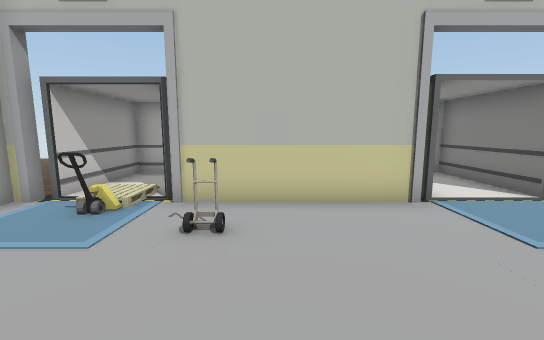
View 1 (above)

19 first-person views from a walk through a Unity game level. The camera is 1.3 m above the floor, tilts 8° down and sees 90° across. The floor is counted in squares, 0.9 m on a side. Each view is taken from the middle of a square. On the plan, view 1 faces up. The plan holds only what a view shows up to about 14 squares ahead; the rest is blank. The place goes on beyond the plan. The player is left out.

View 2
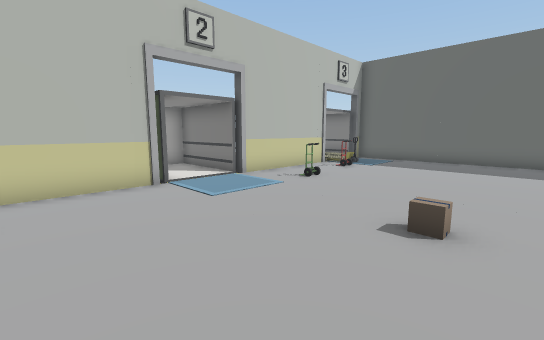

View 3
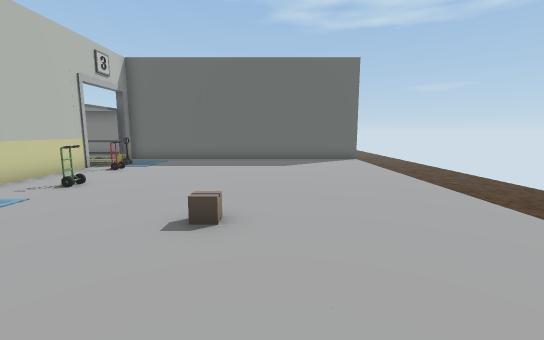

View 4
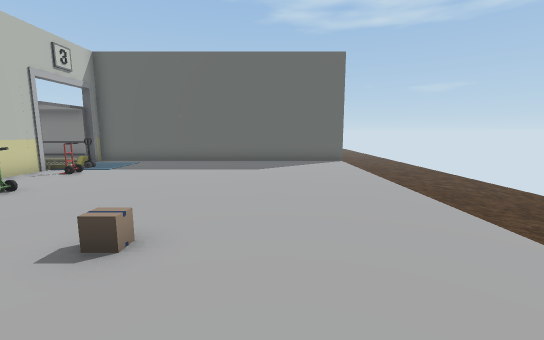

View 5
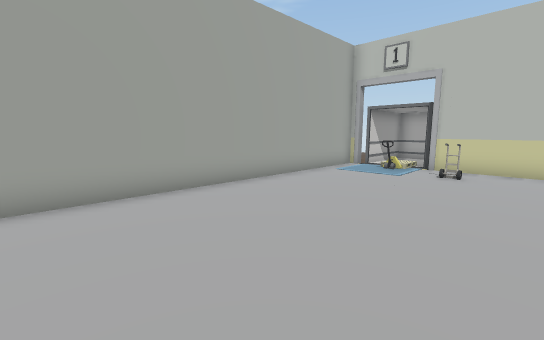

View 6
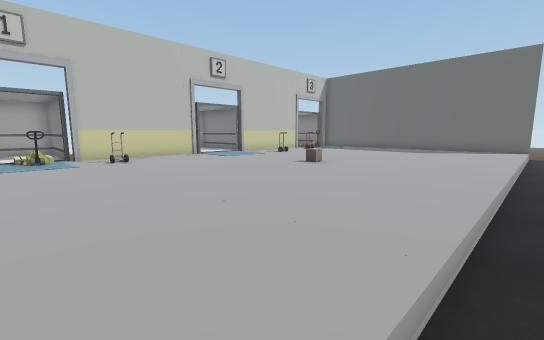

View 7
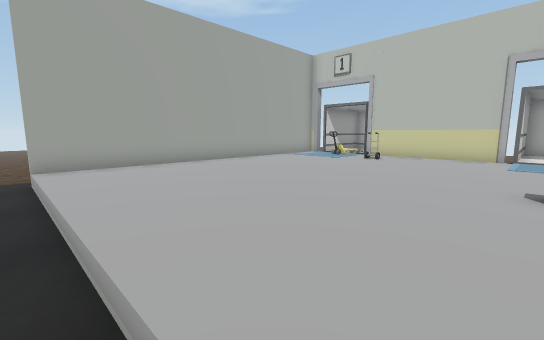

View 8
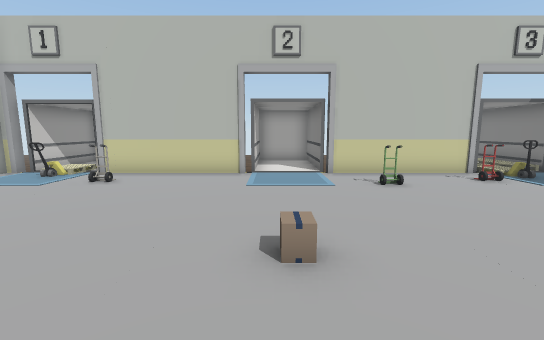

View 9
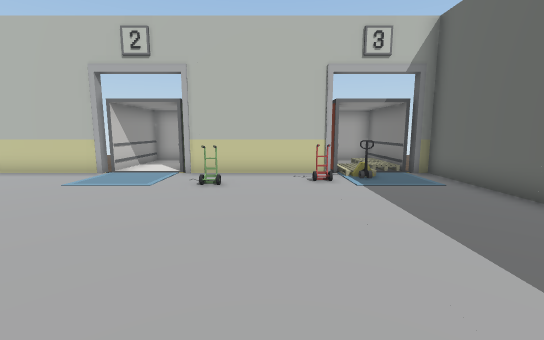

View 10
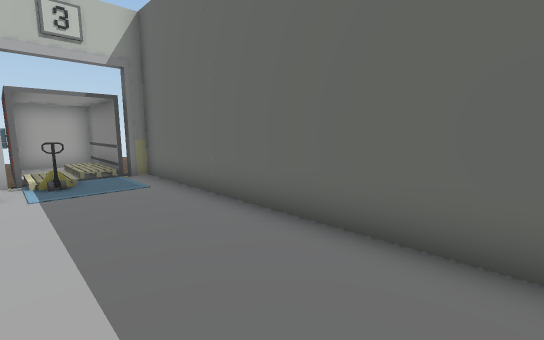

View 11
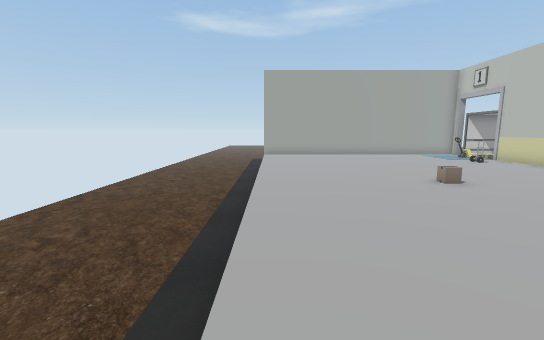

View 12
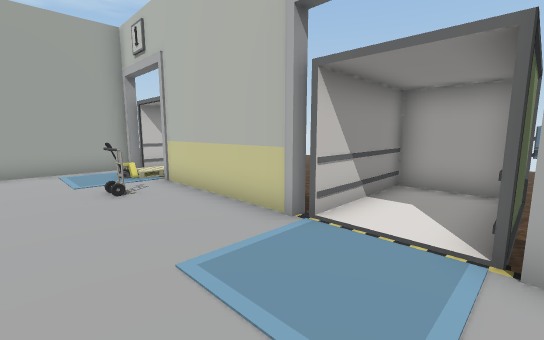

View 13
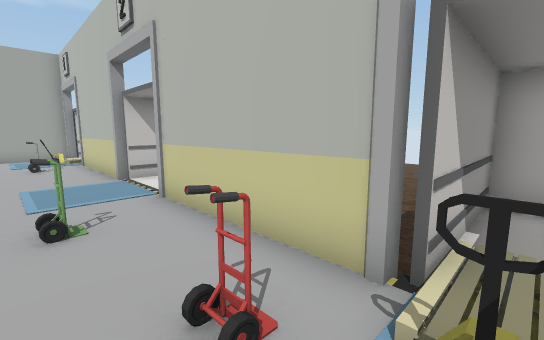

View 14
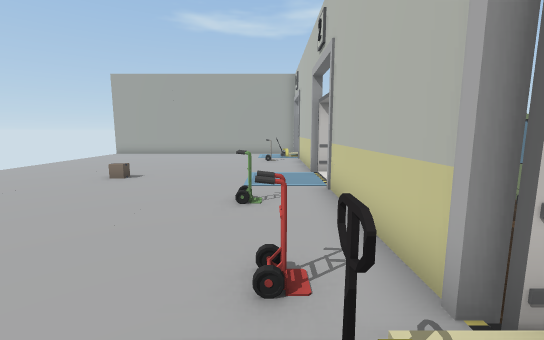

View 15
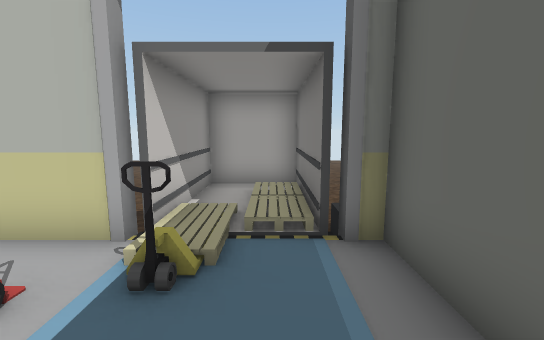

View 16
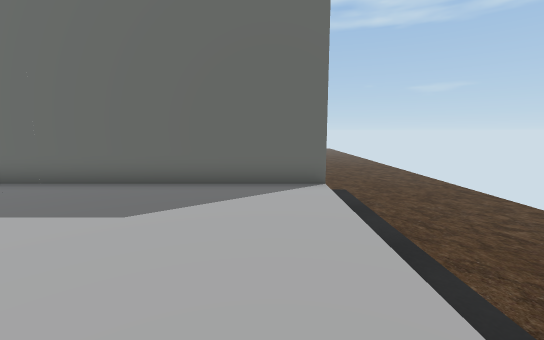

View 17
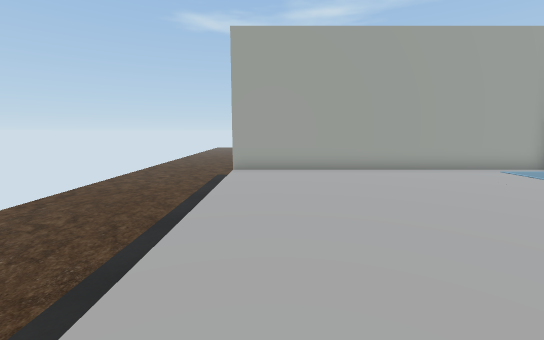

View 18
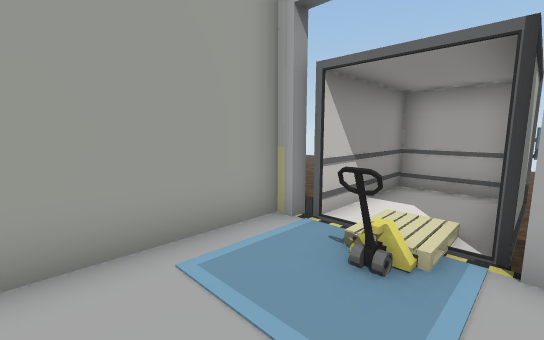

View 19
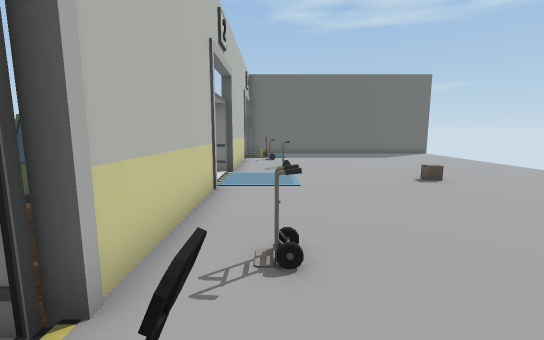

### Floor plan
Key: @ floor where view 1 was taken; # wall or solid block; x gap in a wall; . main floor; - floor 0.25 m lower than the main floor; / step, stairs or slope; = window, fence, low wall or low ledge; v drop or lower ground; P pallet; O other object.
Columns run from 7 left of view 1 to 16 right of it. Each row starts with its distance up from view 1.
 11      #v   v  # vvvv   v
 10      v v vv  vv vv ## v
  9   v### vvvv###vvvv#..#v
  8  -v#=# vv #..# vvv#./#v
  7  -v#=#vv  #..#  vv#./#
  6   ## ######..######//#
  5   #.x............../..#
  4   #.P.O..........=/P..#
  3   #...........O.......#
  2   #...................#
  1   #...................#
  0   #....@..............#
 -1   #........O..........#
 -2   #...................#
 -3   #...................#
 -4   #...................#
 -5   #...................#
 -6   #...................#
 -7  ----------------------
 -8 vvvvvvvvvvvvvvvvvvvvvvvv

Where each view was taken, in squares from view 1:
view 1: 0 up, 0 right, facing up
view 2: 2 down, 0 right, facing up-right
view 3: 2 down, 0 right, facing right
view 4: 3 down, 1 right, facing right
view 5: 6 down, 1 right, facing up-left
view 6: 7 down, 4 left, facing up-right
view 7: 7 down, 4 right, facing up-left
view 8: 4 down, 4 right, facing up
view 9: 4 down, 9 right, facing up
view 10: 4 down, 11 right, facing up-right
view 11: 6 down, 12 right, facing left
view 12: 2 up, 6 right, facing up-left
view 13: 3 up, 12 right, facing up-left
view 14: 4 up, 13 right, facing left
view 15: 2 up, 13 right, facing up
view 16: 5 down, 7 right, facing right
view 17: 5 down, 5 right, facing left
view 18: 2 up, 2 left, facing up-left
view 19: 4 up, 4 left, facing right
